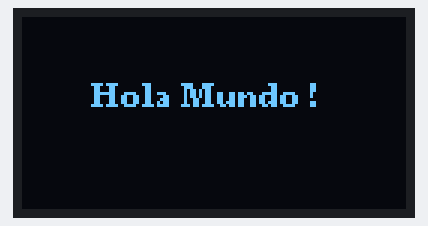
Simulated run of this sketch. Board: Arduino Uno, built with avr-gcc and run on an emulated ATmega328P. Parts: 128×64 one-colour display.

Above: at 0.1 s.

The sketch:

PantallaPrueva_v01.ino
```cpp
#include <Arduino.h>
#include <U8g2lib.h>
#include <SPI.h>

// --- OLED SPI ---
// SW SPI: CS=12, DC=11, RESET=13, CLK=10, DIN=9
U8G2_SSD1309_128X64_NONAME0_F_4W_SW_SPI u8g2(U8G2_R0, 10, 9, 12, 11, 13);

void setup() {
  u8g2.begin();
  u8g2.setContrast(255);
}

void loop() {
  u8g2.clearBuffer();
  u8g2.setFont(u8g2_font_ncenB08_tr); // tipo de letra
  u8g2.drawStr(20, 30, " Hola Mundo ! "); // texto
  u8g2.sendBuffer();
}
```
